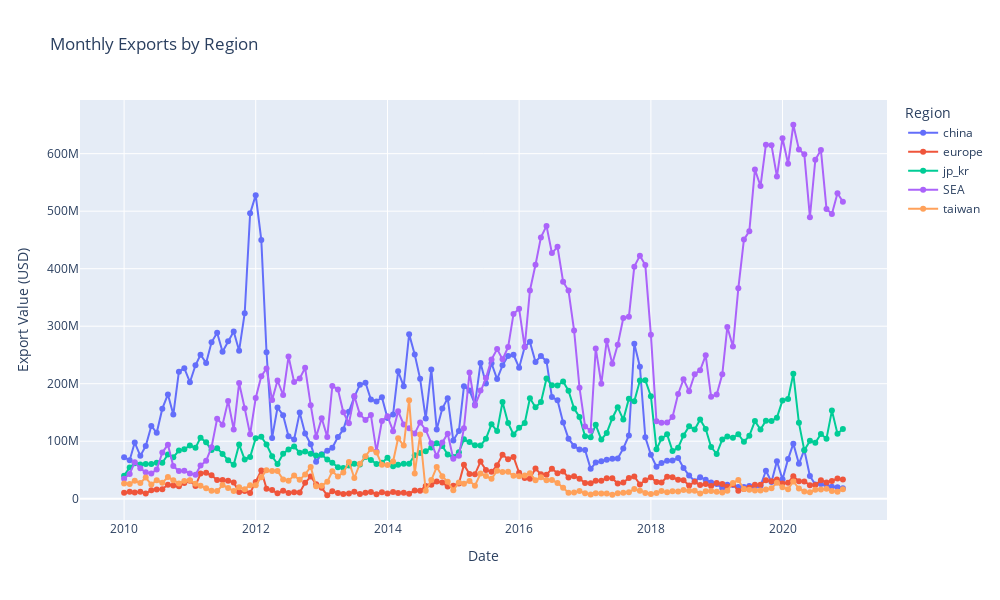

Here is the notebook cell this chart was saved with:
### Code cell
plot_regions(df2[['china', 'europe', 'jp_kr', 'SEA', 'taiwan']], '2010-01-01', '2020-12-01')

### Figure 1 — Plotly figure (JSON) as saved in the notebook; plotly's stock layout.template omitted (floating-point values rounded to 4 significant figures; data arrays with more than 128 entries replaced by an {"elided": "..."} marker saying what was removed)
{"data": [{"mode": "lines+markers", "name": "china", "type": "scatter", "x": {"elided": "132 str values"}, "y": {"elided": "132 float values"}}, {"mode": "lines+markers", "name": "europe", "type": "scatter", "x": {"elided": "132 str values"}, "y": {"elided": "132 float values"}}, {"mode": "lines+markers", "name": "jp_kr", "type": "scatter", "x": {"elided": "132 str values"}, "y": {"elided": "132 float values"}}, {"mode": "lines+markers", "name": "SEA", "type": "scatter", "x": {"elided": "132 str values"}, "y": {"elided": "132 float values"}}, {"mode": "lines+markers", "name": "taiwan", "type": "scatter", "x": {"elided": "132 str values"}, "y": {"elided": "132 float values"}}], "layout": {"height": 600, "hovermode": "x unified", "legend": {"title": {"text": "Region"}}, "title": {"text": "Monthly Exports by Region"}, "width": 1000, "xaxis": {"title": {"text": "Date"}}, "yaxis": {"title": {"text": "Export Value (USD)"}}}}
